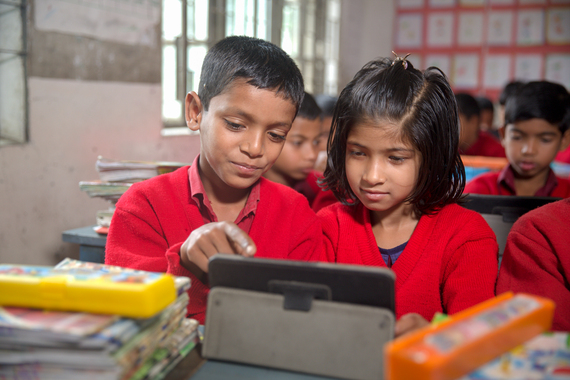
%> input picture Reaching_20_Million_Students.jpg, 570 x 380 px
$ octave grayScaleWithoutLoop.m   (GNU Octave 9; MATLAB toolbox functions it lacks are replaced by stand-ins)
%> lines starting %> are read from the running program, lines starting %| are printed output that depends on the picture
clc;clear all;
close all;

f=imread('Reaching_20_Million_Students.jpg');
%> f is the input picture: size 380x570x3 uint8; mean R, G, B 147.5, 101, 94.7
figure
imshow(f);
[row,col,~]=size(f);
%> row = 380; col = 570
red=f(:,:,1);
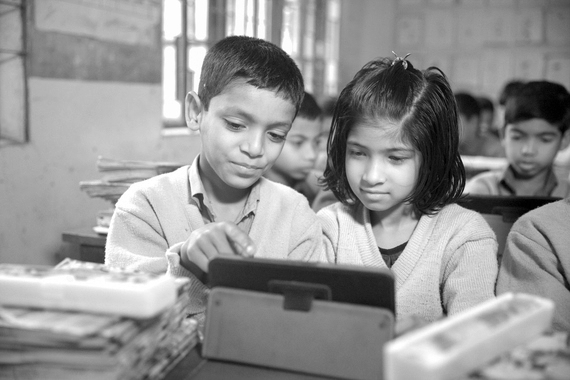
%> red: size 380x570 uint8; min 0, max 255, mean 147.5
green=f(:,:,2);
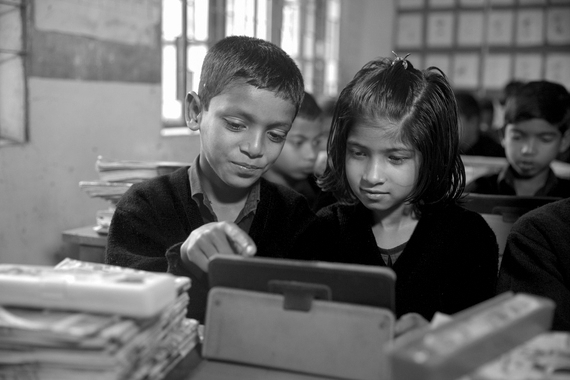
%> green: size 380x570 uint8; min 0, max 255, mean 101
blue=f(:,:,3);
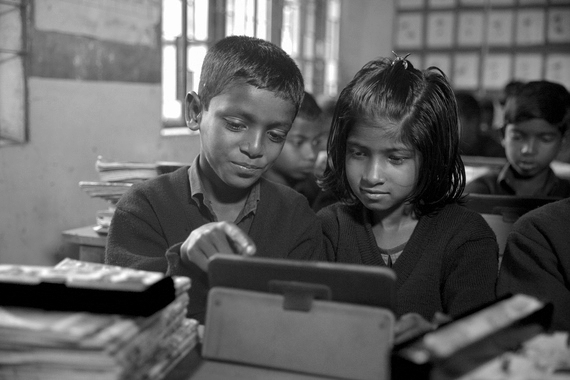
%> blue: size 380x570 uint8; min 0, max 255, mean 94.7
grayImage=0.299*red+0.587*green+0.114*blue;
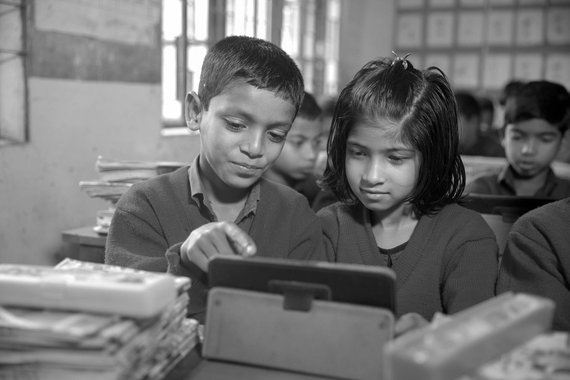
%> grayImage: size 380x570 uint8; min 0, max 255, mean 114.2
figure
imshow(grayImage);

$ run again, with The_Magic_of_Paint_Mixing_and_Blending_46ae6a58-4182-4145-aaec-865d494cd44a.webp saved as Reaching_20_Million_Students.jpg
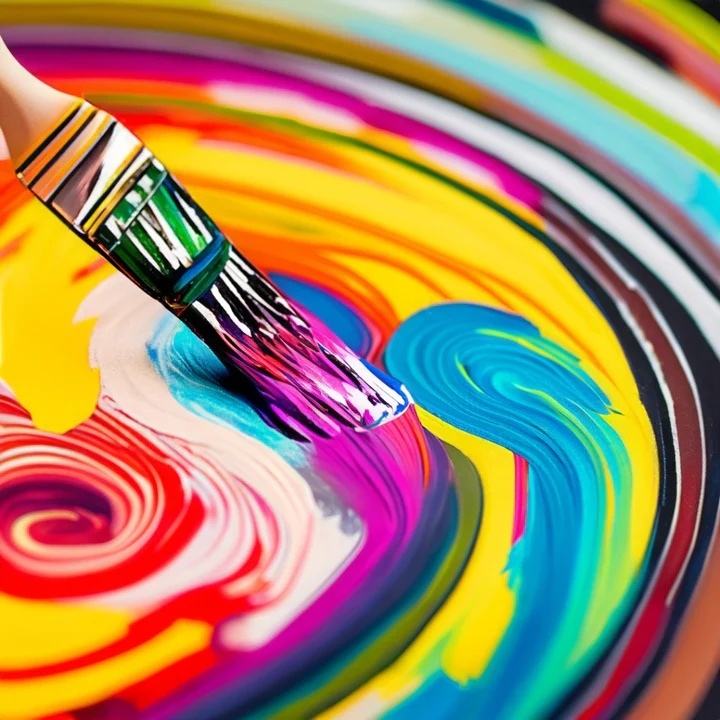
%> input picture The_Magic_of_Paint_Mixing_and_Blending_46ae6a58-4182-4145-aaec-865d494cd44a.webp, 720 x 720 px
%> f is the input picture: size 720x720x3 uint8; mean R, G, B 165.1, 134.4, 100.9
%> `blue=f(:,:,3);`:
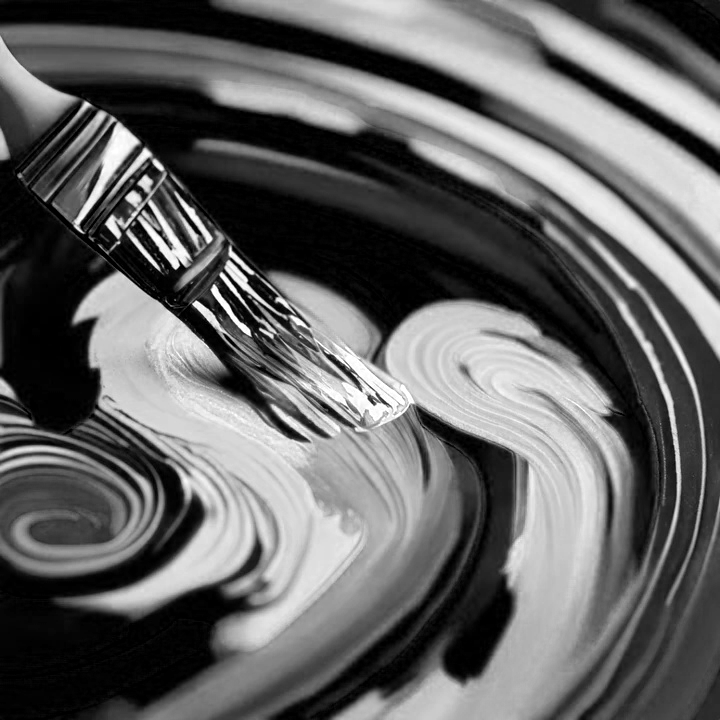
%> blue: size 720x720 uint8; min 0, max 255, mean 100.9
%> `grayImage=0.299*red+0.587*green+0.114*blue;`:
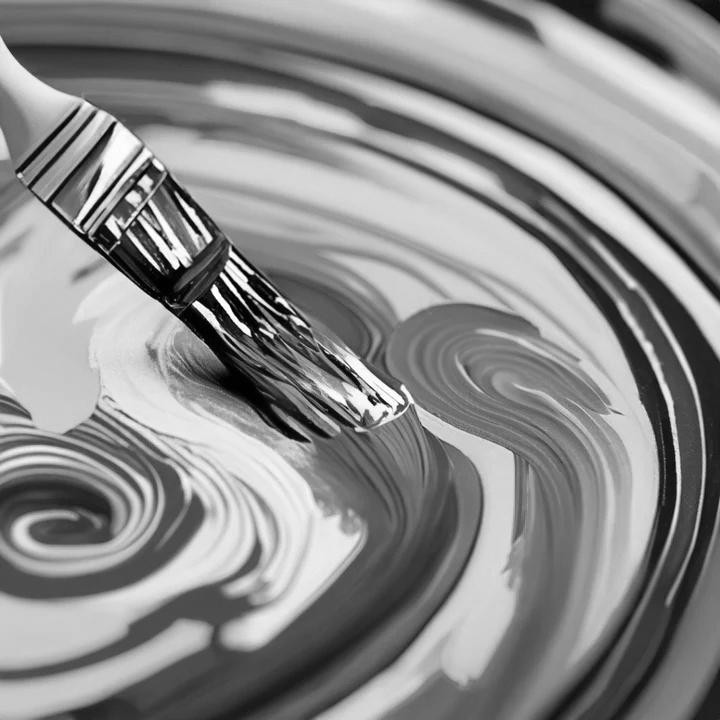
%> grayImage: size 720x720 uint8; min 0, max 255, mean 139.7
